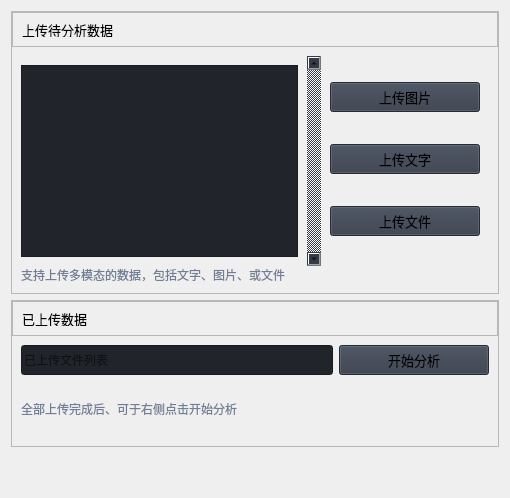
                     <widget class="QWidget" name="upload">
                      <property name="styleSheet">
                       <string notr="true">b</string>
                      </property>
                      <layout class="QVBoxLayout" name="verticalLayout_27">
                       <item>
                        <widget class="QFrame" name="row_5">
                         <property name="enabled">
                          <bool>true</bool>
                         </property>
                         <property name="frameShape">
                          <enum>QFrame::Shape::StyledPanel</enum>
                         </property>
                         <property name="frameShadow">
                          <enum>QFrame::Shadow::Raised</enum>
                         </property>
                         <layout class="QVBoxLayout" name="verticalLayout_25">
                          <property name="spacing">
                           <number>0</number>
                          </property>
                          <property name="leftMargin">
                           <number>0</number>
                          </property>
                          <property name="topMargin">
                           <number>0</number>
                          </property>
                          <property name="rightMargin">
                           <number>0</number>
                          </property>
                          <property name="bottomMargin">
                           <number>0</number>
                          </property>
                          <item>
                           <widget class="QFrame" name="frame_title_wid_3">
                            <property name="enabled">
                             <bool>true</bool>
                            </property>
                            <property name="sizePolicy">
                             <sizepolicy hsizetype="Preferred" vsizetype="Preferred">
                              <horstretch>0</horstretch>
                              <verstretch>0</verstretch>
                             </sizepolicy>
                            </property>
                            <property name="maximumSize">
                             <size>
                              <width>16777215</width>
                              <height>35</height>
                             </size>
                            </property>
                            <property name="frameShape">
                             <enum>QFrame::Shape::StyledPanel</enum>
                            </property>
                            <property name="frameShadow">
                             <enum>QFrame::Shadow::Raised</enum>
                            </property>
                            <layout class="QVBoxLayout" name="verticalLayout_26">
                             <item>
                              <widget class="QLabel" name="labelBoxBlenderInstalation_3">
                               <property name="font">
                                <font>
                                 <family>Segoe UI</family>
                                 <pointsize>10</pointsize>
                                 <italic>false</italic>
                                 <bold>false</bold>
                                </font>
                               </property>
                               <property name="styleSheet">
                                <string notr="true"/>
                               </property>
                               <property name="text">
                                <string>上传待分析数据</string>
                               </property>
                              </widget>
                             </item>
                            </layout>
                           </widget>
                          </item>
                          <item>
                           <widget class="QFrame" name="frame">
                            <property name="frameShape">
                             <enum>QFrame::Shape::NoFrame</enum>
                            </property>
                            <property name="frameShadow">
                             <enum>QFrame::Shadow::Raised</enum>
                            </property>
                            <layout class="QHBoxLayout" name="horizontalLayout_8">
                             <item>
                              <widget class="QFrame" name="frame_4">
                               <property name="frameShape">
                                <enum>QFrame::Shape::NoFrame</enum>
                               </property>
                               <property name="frameShadow">
                                <enum>QFrame::Shadow::Raised</enum>
                               </property>
                               <layout class="QHBoxLayout" name="horizontalLayout_6">
                                <property name="spacing">
                                 <number>0</number>
                                </property>
                                <property name="leftMargin">
                                 <number>0</number>
                                </property>
                                <property name="topMargin">
                                 <number>0</number>
                                </property>
                                <property name="rightMargin">
                                 <number>0</number>
                                </property>
                                <property name="bottomMargin">
                                 <number>0</number>
                                </property>
                                <item>
                                 <widget class="QFrame" name="frame_3">
                                  <property name="minimumSize">
                                   <size>
                                    <width>300</width>
                                    <height>0</height>
                                   </size>
                                  </property>
                                  <property name="frameShape">
                                   <enum>QFrame::Shape::NoFrame</enum>
                                  </property>
                                  <property name="frameShadow">
                                   <enum>QFrame::Shadow::Raised</enum>
                                  </property>
                                  <layout class="QVBoxLayout" name="verticalLayout_29">
                                   <property name="spacing">
                                    <number>0</number>
                                   </property>
                                   <property name="leftMargin">
                                    <number>0</number>
                                   </property>
                                   <property name="topMargin">
                                    <number>0</number>
                                   </property>
                                   <property name="rightMargin">
                                    <number>0</number>
                                   </property>
                                   <property name="bottomMargin">
                                    <number>0</number>
                                   </property>
                                   <item>
                                    <widget class="QScrollArea" name="scrollArea_2">
                                     <property name="styleSheet">
                                      <string notr="true"> QScrollBar:vertical {
    background: rgb(52, 59, 72);
 }
 QScrollBar:horizontal {
    background: rgb(52, 59, 72);
 }</string>
                                     </property>
                                     <property name="frameShape">
                                      <enum>QFrame::Shape::NoFrame</enum>
                                     </property>
                                     <property name="verticalScrollBarPolicy">
                                      <enum>Qt::ScrollBarPolicy::ScrollBarAlwaysOn</enum>
                                     </property>
                                     <property name="horizontalScrollBarPolicy">
                                      <enum>Qt::ScrollBarPolicy::ScrollBarAsNeeded</enum>
                                     </property>
                                     <property name="widgetResizable">
                                      <bool>true</bool>
                                     </property>
                                     <widget class="QWidget" name="scrollAreaWidgetContents_3">
                                      <property name="geometry">
                                       <rect>
                                        <x>0</x>
                                        <y>0</y>
                                        <width>813</width>
                                        <height>184</height>
                                       </rect>
                                      </property>
                                      <property name="styleSheet">
                                       <string notr="true"> QScrollBar:vertical {
	border: none;
    background: rgb(52, 59, 72);
    width: 14px;
    margin: 21px 0 21px 0;
	border-radius: 0px;
 }</string>
                                      </property>
                                      <layout class="QHBoxLayout" name="horizontalLayout_7">
                                       <property name="leftMargin">
                                        <number>0</number>
                                       </property>
                                       <item>
                                        <widget class="QPlainTextEdit" name="plainTextEdit_2">
                                         <property name="minimumSize">
                                          <size>
                                           <width>200</width>
                                           <height>50</height>
                                          </size>
                                         </property>
                                         <property name="autoFillBackground">
                                          <bool>false</bool>
                                         </property>
                                         <property name="styleSheet">
                                          <string notr="true">background-color: rgb(33, 37, 43);</string>
                                         </property>
                                         <property name="plainText">
                                          <string/>
                                         </property>
                                         <property name="tabStopDistance">
                                          <double>78.000000000000000</double>
                                         </property>
                                         <property name="placeholderText">
                                          <string>请在此输入待分析数据或在右侧上传文件</string>
                                         </property>
                                        </widget>
                                       </item>
                                      </layout>
                                     </widget>
                                    </widget>
                                   </item>
                                   <item>
                                    <widget class="QLabel" name="labelVersion_5">
                                     <property name="styleSheet">
                                      <string notr="true">color: rgb(113, 126, 149);</string>
                                     </property>
                                     <property name="lineWidth">
                                      <number>1</number>
                                     </property>
                                     <property name="text">
                                      <string>支持上传多模态的数据，包括文字、图片、或文件</string>
                                     </property>
                                     <property name="alignment">
                                      <set>Qt::AlignmentFlag::AlignLeading|Qt::AlignmentFlag::AlignLeft|Qt::AlignmentFlag::AlignVCenter</set>
                                     </property>
                                     <property name="margin">
                                      <number>5</number>
                                     </property>
                                    </widget>
                                   </item>
                                  </layout>
                                 </widget>
                                </item>
                                <item>
                                 <widget class="QFrame" name="frame_2">
                                  <property name="frameShape">
                                   <enum>QFrame::Shape::NoFrame</enum>
                                  </property>
                                  <property name="frameShadow">
                                   <enum>QFrame::Shadow::Raised</enum>
                                  </property>
                                  <property name="lineWidth">
                                   <number>0</number>
                                  </property>
                                  <layout class="QVBoxLayout" name="verticalLayout_21">
                                   <property name="topMargin">
                                    <number>0</number>
                                   </property>
                                   <property name="bottomMargin">
                                    <number>20</number>
                                   </property>
                                   <item>
                                    <widget class="QPushButton" name="pushButton_4">
                                     <property name="minimumSize">
                                      <size>
                                       <width>150</width>
                                       <height>30</height>
                                      </size>
                                     </property>
                                     <property name="font">
                                      <font>
                                       <family>Segoe UI</family>
                                       <pointsize>10</pointsize>
                                       <italic>false</italic>
                                       <bold>false</bold>
                                      </font>
                                     </property>
                                     <property name="cursor">
                                      <cursorShape>PointingHandCursor</cursorShape>
                                     </property>
                                     <property name="styleSheet">
                                      <string notr="true">background-color: rgb(52, 59, 72);</string>
                                     </property>
                                     <property name="text">
                                      <string>上传图片</string>
                                     </property>
                                     <property name="icon">
                                      <iconset resource="resources.qrc">
                                       <normaloff>:/icons/images/icons/cil-satelite.png</normaloff>:/icons/images/icons/cil-satelite.png</iconset>
                                     </property>
                                    </widget>
                                   </item>
                                   <item>
                                    <widget class="QPushButton" name="pushButton_3">
                                     <property name="minimumSize">
                                      <size>
                                       <width>150</width>
                                       <height>30</height>
                                      </size>
                                     </property>
                                     <property name="font">
                                      <font>
                                       <family>Segoe UI</family>
                                       <pointsize>10</pointsize>
                                       <italic>false</italic>
                                       <bold>false</bold>
                                      </font>
                                     </property>
                                     <property name="cursor">
                                      <cursorShape>PointingHandCursor</cursorShape>
                                     </property>
                                     <property name="styleSheet">
                                      <string notr="true">background-color: rgb(52, 59, 72);</string>
                                     </property>
                                     <property name="text">
                                      <string>上传文字</string>
                                     </property>
                                     <property name="icon">
                                      <iconset resource="resources.qrc">
                                       <normaloff>:/icons/images/icons/cil-text-square.png</normaloff>:/icons/images/icons/cil-text-square.png</iconset>
                                     </property>
                                    </widget>
                                   </item>
                                   <item>
                                    <widget class="QPushButton" name="pushButton_5">
                                     <property name="minimumSize">
                                      <size>
                                       <width>150</width>
                                       <height>30</height>
                                      </size>
                                     </property>
                                     <property name="font">
                                      <font>
                                       <family>Segoe UI</family>
                                       <pointsize>10</pointsize>
                                       <italic>false</italic>
                                       <bold>false</bold>
                                      </font>
                                     </property>
                                     <property name="cursor">
                                      <cursorShape>PointingHandCursor</cursorShape>
                                     </property>
                                     <property name="styleSheet">
                                      <string notr="true">background-color: rgb(52, 59, 72);</string>
                                     </property>
                                     <property name="text">
                                      <string>上传文件</string>
                                     </property>
                                     <property name="icon">
                                      <iconset resource="resources.qrc">
                                       <normaloff>:/icons/images/icons/cil-folder-open.png</normaloff>:/icons/images/icons/cil-folder-open.png</iconset>
                                     </property>
                                    </widget>
                                   </item>
                                  </layout>
                                 </widget>
                                </item>
                               </layout>
                              </widget>
                             </item>
                            </layout>
                           </widget>
                          </item>
                          <item>
                           <layout class="QVBoxLayout" name="verticalLayout_28"/>
                          </item>
                         </layout>
                        </widget>
                       </item>
                       <item>
                        <widget class="QFrame" name="row_4">
                         <property name="enabled">
                          <bool>true</bool>
                         </property>
                         <property name="frameShape">
                          <enum>QFrame::Shape::StyledPanel</enum>
                         </property>
                         <property name="frameShadow">
                          <enum>QFrame::Shadow::Raised</enum>
                         </property>
                         <layout class="QVBoxLayout" name="verticalLayout_22">
                          <property name="spacing">
                           <number>0</number>
                          </property>
                          <property name="leftMargin">
                           <number>0</number>
                          </property>
                          <property name="topMargin">
                           <number>0</number>
                          </property>
                          <property name="rightMargin">
                           <number>0</number>
                          </property>
                          <property name="bottomMargin">
                           <number>0</number>
                          </property>
                          <item>
                           <widget class="QFrame" name="frame_title_wid_2">
                            <property name="enabled">
                             <bool>true</bool>
                            </property>
                            <property name="sizePolicy">
                             <sizepolicy hsizetype="Preferred" vsizetype="Preferred">
                              <horstretch>0</horstretch>
                              <verstretch>0</verstretch>
                             </sizepolicy>
                            </property>
                            <property name="maximumSize">
                             <size>
                              <width>16777215</width>
                              <height>35</height>
                             </size>
                            </property>
                            <property name="frameShape">
                             <enum>QFrame::Shape::StyledPanel</enum>
                            </property>
                            <property name="frameShadow">
                             <enum>QFrame::Shadow::Raised</enum>
                            </property>
                            <layout class="QVBoxLayout" name="verticalLayout_24">
                             <item>
                              <widget class="QLabel" name="labelBoxBlenderInstalation_2">
                               <property name="font">
                                <font>
                                 <family>Segoe UI</family>
                                 <pointsize>10</pointsize>
                                 <italic>false</italic>
                                 <bold>false</bold>
                                </font>
                               </property>
                               <property name="styleSheet">
                                <string notr="true"/>
                               </property>
                               <property name="text">
                                <string>已上传数据</string>
                               </property>
                              </widget>
                             </item>
                            </layout>
                           </widget>
                          </item>
                          <item>
                           <widget class="QFrame" name="frame_div_content_2">
                            <property name="enabled">
                             <bool>true</bool>
                            </property>
                            <property name="minimumSize">
                             <size>
                              <width>0</width>
                              <height>110</height>
                             </size>
                            </property>
                            <property name="maximumSize">
                             <size>
                              <width>16777215</width>
                              <height>110</height>
                             </size>
                            </property>
                            <property name="frameShape">
                             <enum>QFrame::Shape::NoFrame</enum>
                            </property>
                            <property name="frameShadow">
                             <enum>QFrame::Shadow::Raised</enum>
                            </property>
                            <layout class="QVBoxLayout" name="verticalLayout_23">
                             <property name="spacing">
                              <number>0</number>
                             </property>
                             <property name="leftMargin">
                              <number>0</number>
                             </property>
                             <property name="topMargin">
                              <number>0</number>
                             </property>
                             <property name="rightMargin">
                              <number>0</number>
                             </property>
                             <property name="bottomMargin">
                              <number>0</number>
                             </property>
                             <item>
                              <widget class="QFrame" name="frame_content_wid_2">
                               <property name="frameShape">
                                <enum>QFrame::Shape::NoFrame</enum>
                               </property>
                               <property name="frameShadow">
                                <enum>QFrame::Shadow::Raised</enum>
                               </property>
                               <layout class="QHBoxLayout" name="horizontalLayout_10">
                                <item>
                                 <layout class="QGridLayout" name="gridLayout_3">
                                  <property name="bottomMargin">
                                   <number>0</number>
                                  </property>
                                  <item row="0" column="0">
                                   <widget class="QLineEdit" name="lineEdit_2">
                                    <property name="minimumSize">
                                     <size>
                                      <width>0</width>
                                      <height>30</height>
                                     </size>
                                    </property>
                                    <property name="autoFillBackground">
                                     <bool>false</bool>
                                    </property>
                                    <property name="styleSheet">
                                     <string notr="true">background-color: rgb(33, 37, 43);</string>
                                    </property>
                                    <property name="text">
                                     <string/>
                                    </property>
                                    <property name="placeholderText">
                                     <string>已上传文件列表</string>
                                    </property>
                                   </widget>
                                  </item>
                                  <item row="1" column="0">
                                   <widget class="QLabel" name="labelVersion_4">
                                    <property name="styleSheet">
                                     <string notr="true">color: rgb(113, 126, 149);</string>
                                    </property>
                                    <property name="lineWidth">
                                     <number>1</number>
                                    </property>
                                    <property name="text">
                                     <string>全部上传完成后、可于右侧点击开始分析</string>
                                    </property>
                                    <property name="alignment">
                                     <set>Qt::AlignmentFlag::AlignLeading|Qt::AlignmentFlag::AlignLeft|Qt::AlignmentFlag::AlignVCenter</set>
                                    </property>
                                   </widget>
                                  </item>
                                  <item row="0" column="1">
                                   <widget class="QPushButton" name="pushButton_2">
                                    <property name="minimumSize">
                                     <size>
                                      <width>150</width>
                                      <height>30</height>
                                     </size>
                                    </property>
                                    <property name="font">
                                     <font>
                                      <family>Segoe UI</family>
                                      <pointsize>10</pointsize>
                                      <italic>false</italic>
                                      <bold>false</bold>
                                     </font>
                                    </property>
                                    <property name="cursor">
                                     <cursorShape>PointingHandCursor</cursorShape>
                                    </property>
                                    <property name="styleSheet">
                                     <string notr="true">background-color: rgb(52, 59, 72);</string>
                                    </property>
                                    <property name="text">
                                     <string>开始分析</string>
                                    </property>
                                    <property name="icon">
                                     <iconset resource="resources.qrc">
                                      <normaloff>:/icons/images/icons/cil-media-play.png</normaloff>:/icons/images/icons/cil-media-play.png</iconset>
                                    </property>
                                   </widget>
                                  </item>
                                 </layout>
                                </item>
                               </layout>
                              </widget>
                             </item>
                            </layout>
                           </widget>
                          </item>
                         </layout>
                        </widget>
                       </item>
                       <item>
                        <spacer name="verticalSpacer">
                         <property name="orientation">
                          <enum>Qt::Orientation::Vertical</enum>
                         </property>
                         <property name="sizeHint" stdset="0">
                          <size>
                           <width>20</width>
                           <height>40</height>
                          </size>
                         </property>
                        </spacer>
                       </item>
                      </layout>
                     </widget>
